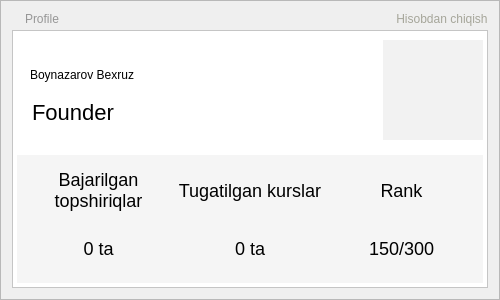
         <widget class="QFrame" name="frame_5">
          <property name="minimumSize">
           <size>
            <width>500</width>
            <height>300</height>
           </size>
          </property>
          <property name="maximumSize">
           <size>
            <width>500</width>
            <height>300</height>
           </size>
          </property>
          <property name="styleSheet">
           <string notr="true">padding: 0;</string>
          </property>
          <property name="frameShape">
           <enum>QFrame::StyledPanel</enum>
          </property>
          <property name="frameShadow">
           <enum>QFrame::Raised</enum>
          </property>
          <layout class="QVBoxLayout" name="verticalLayout_5">
           <property name="spacing">
            <number>4</number>
           </property>
           <item>
            <widget class="QFrame" name="frame_24">
             <property name="sizePolicy">
              <sizepolicy hsizetype="Preferred" vsizetype="Maximum">
               <horstretch>0</horstretch>
               <verstretch>0</verstretch>
              </sizepolicy>
             </property>
             <property name="styleSheet">
              <string notr="true">border: 0;
background-color: 0;</string>
             </property>
             <property name="frameShape">
              <enum>QFrame::StyledPanel</enum>
             </property>
             <property name="frameShadow">
              <enum>QFrame::Raised</enum>
             </property>
             <layout class="QHBoxLayout" name="horizontalLayout_4">
              <property name="leftMargin">
               <number>0</number>
              </property>
              <property name="topMargin">
               <number>0</number>
              </property>
              <property name="rightMargin">
               <number>0</number>
              </property>
              <property name="bottomMargin">
               <number>0</number>
              </property>
              <item>
               <widget class="QLabel" name="label_12">
                <property name="sizePolicy">
                 <sizepolicy hsizetype="Preferred" vsizetype="Maximum">
                  <horstretch>0</horstretch>
                  <verstretch>0</verstretch>
                 </sizepolicy>
                </property>
                <property name="styleSheet">
                 <string notr="true">color: rgb(150,150,150);
background-color: rgba(0, 0, 0, 0);
padding-left: 10px;
border: 0;</string>
                </property>
                <property name="text">
                 <string>Profile</string>
                </property>
               </widget>
              </item>
              <item>
               <widget class="QPushButton" name="logout_button">
                <property name="sizePolicy">
                 <sizepolicy hsizetype="Maximum" vsizetype="Fixed">
                  <horstretch>0</horstretch>
                  <verstretch>0</verstretch>
                 </sizepolicy>
                </property>
                <property name="cursor">
                 <cursorShape>PointingHandCursor</cursorShape>
                </property>
                <property name="styleSheet">
                 <string notr="true">QPushButton{
color: rgba(50,50,20, 100);
background-color: rgba(0, 0, 0, 0);
padding-left: 10px;
border: 0;}
QPushButton:hover{
color: rgba(200,50,20, 100);
}</string>
                </property>
                <property name="text">
                 <string>Hisobdan chiqish</string>
                </property>
               </widget>
              </item>
             </layout>
            </widget>
           </item>
           <item>
            <widget class="QFrame" name="profile">
             <property name="styleSheet">
              <string notr="true">background-color: white;</string>
             </property>
             <property name="frameShape">
              <enum>QFrame::StyledPanel</enum>
             </property>
             <property name="frameShadow">
              <enum>QFrame::Raised</enum>
             </property>
             <layout class="QGridLayout" name="gridLayout_3">
              <property name="leftMargin">
               <number>4</number>
              </property>
              <property name="topMargin">
               <number>4</number>
              </property>
              <property name="rightMargin">
               <number>4</number>
              </property>
              <property name="bottomMargin">
               <number>4</number>
              </property>
              <property name="horizontalSpacing">
               <number>4</number>
              </property>
              <property name="verticalSpacing">
               <number>10</number>
              </property>
              <item row="0" column="0">
               <widget class="QLabel" name="name">
                <property name="sizePolicy">
                 <sizepolicy hsizetype="Preferred" vsizetype="Preferred">
                  <horstretch>0</horstretch>
                  <verstretch>0</verstretch>
                 </sizepolicy>
                </property>
                <property name="maximumSize">
                 <size>
                  <width>16777215</width>
                  <height>50</height>
                 </size>
                </property>
                <property name="styleSheet">
                 <string notr="true">padding-left: 10px;
background-color: 0;
border: 0;</string>
                </property>
                <property name="text">
                 <string>Boynazarov Bexruz</string>
                </property>
                <property name="alignment">
                 <set>Qt::AlignBottom|Qt::AlignLeading|Qt::AlignLeft</set>
                </property>
               </widget>
              </item>
              <item row="3" column="0" colspan="2">
               <widget class="QFrame" name="frame_10">
                <property name="sizePolicy">
                 <sizepolicy hsizetype="Preferred" vsizetype="Preferred">
                  <horstretch>0</horstretch>
                  <verstretch>0</verstretch>
                 </sizepolicy>
                </property>
                <property name="styleSheet">
                 <string notr="true">
QFrame{
border: 0;
background-color: rgba(0, 0, 0, 10);
}
QLabel{
border: 0;
font-size: 18px;
font-family: &quot;Segoe UI&quot;;
background-color: rgba(0, 0, 0, 0);
}</string>
                </property>
                <property name="frameShape">
                 <enum>QFrame::StyledPanel</enum>
                </property>
                <property name="frameShadow">
                 <enum>QFrame::Raised</enum>
                </property>
                <layout class="QGridLayout" name="gridLayout_5">
                 <item row="0" column="1">
                  <widget class="QLabel" name="label_17">
                   <property name="sizePolicy">
                    <sizepolicy hsizetype="Minimum" vsizetype="Minimum">
                     <horstretch>0</horstretch>
                     <verstretch>0</verstretch>
                    </sizepolicy>
                   </property>
                   <property name="text">
                    <string>Tugatilgan kurslar</string>
                   </property>
                   <property name="alignment">
                    <set>Qt::AlignCenter</set>
                   </property>
                  </widget>
                 </item>
                 <item row="0" column="0">
                  <widget class="QLabel" name="label_15">
                   <property name="sizePolicy">
                    <sizepolicy hsizetype="Minimum" vsizetype="Minimum">
                     <horstretch>0</horstretch>
                     <verstretch>0</verstretch>
                    </sizepolicy>
                   </property>
                   <property name="text">
                    <string>Bajarilgan
topshiriqlar</string>
                   </property>
                   <property name="alignment">
                    <set>Qt::AlignCenter</set>
                   </property>
                  </widget>
                 </item>
                 <item row="0" column="2">
                  <widget class="QLabel" name="label_18">
                   <property name="sizePolicy">
                    <sizepolicy hsizetype="Minimum" vsizetype="Minimum">
                     <horstretch>0</horstretch>
                     <verstretch>0</verstretch>
                    </sizepolicy>
                   </property>
                   <property name="text">
                    <string>Rank</string>
                   </property>
                   <property name="alignment">
                    <set>Qt::AlignCenter</set>
                   </property>
                  </widget>
                 </item>
                 <item row="1" column="2">
                  <widget class="QLabel" name="rank">
                   <property name="sizePolicy">
                    <sizepolicy hsizetype="Minimum" vsizetype="Minimum">
                     <horstretch>0</horstretch>
                     <verstretch>0</verstretch>
                    </sizepolicy>
                   </property>
                   <property name="styleSheet">
                    <string notr="true">font-family: &quot;Segoe UI Black&quot;;</string>
                   </property>
                   <property name="text">
                    <string>150/300</string>
                   </property>
                   <property name="alignment">
                    <set>Qt::AlignCenter</set>
                   </property>
                  </widget>
                 </item>
                 <item row="1" column="1">
                  <widget class="QLabel" name="completed_courses">
                   <property name="styleSheet">
                    <string notr="true">font-family: &quot;Segoe UI Black&quot;;</string>
                   </property>
                   <property name="text">
                    <string>0 ta</string>
                   </property>
                   <property name="alignment">
                    <set>Qt::AlignCenter</set>
                   </property>
                  </widget>
                 </item>
                 <item row="1" column="0">
                  <widget class="QLabel" name="completed_tasks">
                   <property name="styleSheet">
                    <string notr="true">font-family: &quot;Segoe UI Black&quot;;</string>
                   </property>
                   <property name="text">
                    <string>0 ta</string>
                   </property>
                   <property name="alignment">
                    <set>Qt::AlignCenter</set>
                   </property>
                  </widget>
                 </item>
                </layout>
               </widget>
              </item>
              <item row="1" column="0">
               <widget class="QLabel" name="roles">
                <property name="sizePolicy">
                 <sizepolicy hsizetype="Preferred" vsizetype="Preferred">
                  <horstretch>0</horstretch>
                  <verstretch>0</verstretch>
                 </sizepolicy>
                </property>
                <property name="maximumSize">
                 <size>
                  <width>16777215</width>
                  <height>50</height>
                 </size>
                </property>
                <property name="styleSheet">
                 <string notr="true">padding-left: 10px;
font-family: &quot;Segoe UI&quot;;
font-size: 22px;
border: 0;</string>
                </property>
                <property name="text">
                 <string>Founder</string>
                </property>
                <property name="alignment">
                 <set>Qt::AlignLeading|Qt::AlignLeft|Qt::AlignTop</set>
                </property>
               </widget>
              </item>
              <item row="0" column="1" rowspan="2">
               <widget class="QPushButton" name="pushButton_7">
                <property name="sizePolicy">
                 <sizepolicy hsizetype="Minimum" vsizetype="Minimum">
                  <horstretch>0</horstretch>
                  <verstretch>0</verstretch>
                 </sizepolicy>
                </property>
                <property name="maximumSize">
                 <size>
                  <width>100</width>
                  <height>100</height>
                 </size>
                </property>
                <property name="styleSheet">
                 <string notr="true">border: 0;
border-color: 0;
background-color: rgb(242, 242, 242);</string>
                </property>
                <property name="text">
                 <string/>
                </property>
                <property name="icon">
                 <iconset>
                  <normaloff>../../../../../OneDrive/Pictures/Screenshots/Screenshot 2025-08-22 145425.png</normaloff>../../../../../OneDrive/Pictures/Screenshots/Screenshot 2025-08-22 145425.png</iconset>
                </property>
                <property name="iconSize">
                 <size>
                  <width>100</width>
                  <height>100</height>
                 </size>
                </property>
               </widget>
              </item>
             </layout>
            </widget>
           </item>
          </layout>
         </widget>
